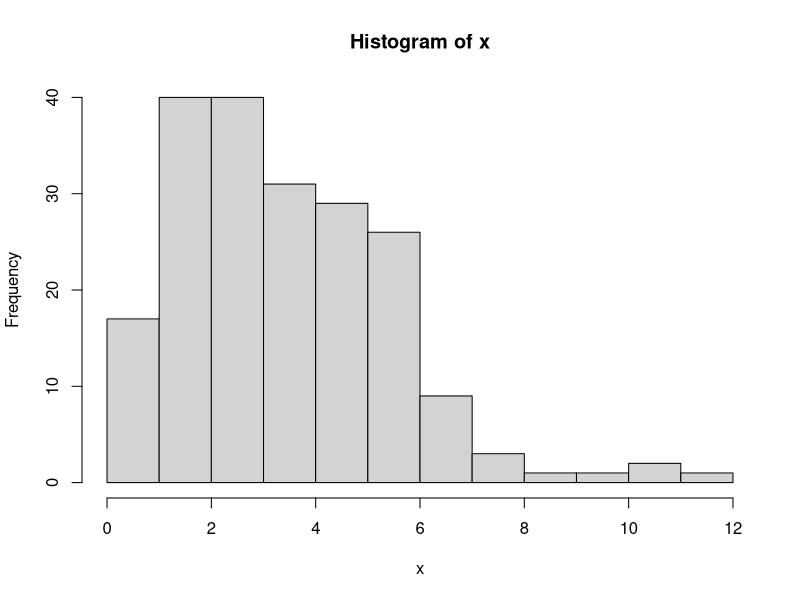
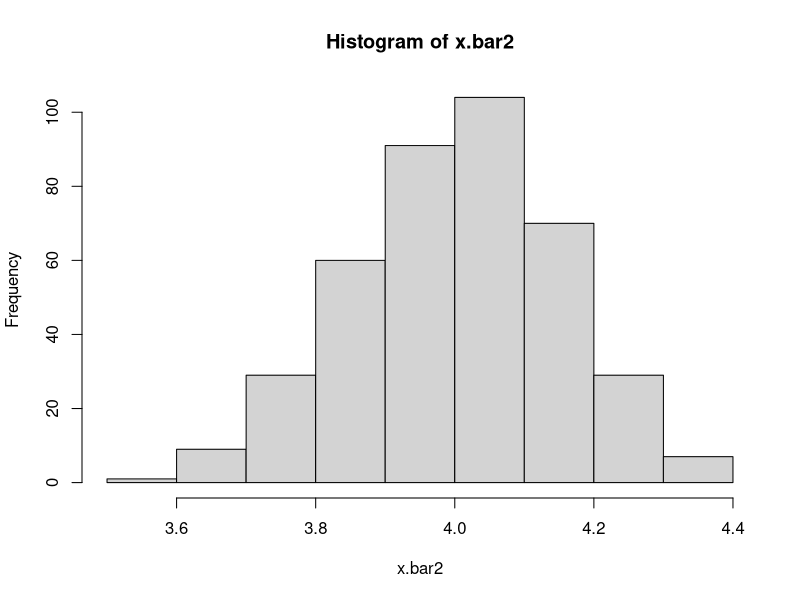

These charts were generated, in order, by the following R code:
#part 1
rm(list=ls())
n = 200
lambda = 4
sigma = sqrt(lambda) #since a poisson distribution has standard deviation of sqrt(lambda)
#rpois() is the R function to genearte random sample from Poisson distribution.
x = rpois(n, lambda)
print(x)

#part 2
hist(x)
mean(x)
sd(x)
# the mean is close to the actual mean of lambda = 4, the standard deviation is close to the actual 
# standard deviation of 2

#part 3
#confidence interval for x
left = (mean(x) - qnorm(.975)*(sqrt(lambda)/sqrt(n)))
right = (mean(x) + qnorm(.975)*(sqrt(lambda)/sqrt(n)))
print(left)
print(right)
# yes, the actual mean lambda is in the confidence interval

#question 4
x.bar <- rep(NA, 1000)
for(i in 1:1000)
{
  y = rpois(n, lambda)
x.bar[i] <- mean(y)
}
print(x.bar)

lowerbound <- rep(NA, 1000) 
for(i in 1:1000)
{
  lowerbound[i] <- x.bar[i] - qnorm(.975)*(2/sqrt(200))
}

upperbound <- rep(NA, 1000) 
for(i in 1:1000)
{
  upperbound[i] <- x.bar[i] + qnorm(.975)*(2/sqrt(200))
}

counter <- 0
for(i in 1:1000)
{
  if((lowerbound[i]<=4)&(upperbound[i]>4))
    counter <- counter + 1
}
print(counter)

#part 5
x.bar2 <- rep(NA, 400)
for(i in 1:400)
{z <- rpois(n, lambda)
x.bar2[i] <- mean(z)
}

print(x.bar2)
mean(x.bar2)
hist(x.bar2)
#it is approximately normal cenetered on 4.0